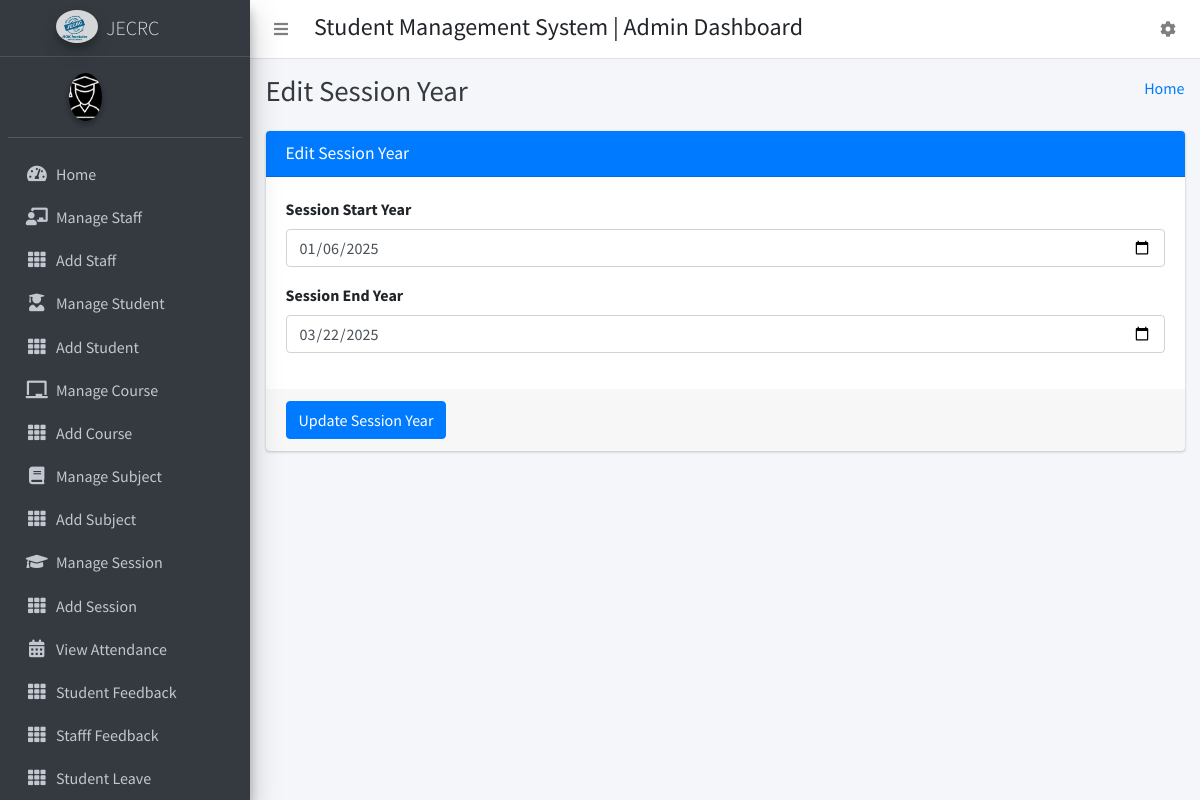
Screenshot of /edit_session/1 with the database file from the repository.
### CollegeManagementapp/models.py (models this page shows)
class SessionYearModel(models.Model):
    id = models.AutoField(primary_key=True)
    session_start_year = models.DateField()
    session_end_year = models.DateField()
    objects = models.Manager()

### CollegeManagementapp/HodViews.py (the view)
# urls.py: path('edit_session/<session_id>', HodViews.edit_session, name="edit_session"),
def edit_session(request, session_id):
    session_year = SessionYearModel.objects.get(id=session_id)
    context = {
        "session_year": session_year
    }
    return render(request, "hod_template/edit_session_template.html", context)

### CollegeManagementapp/templates/hod_template/edit_session_template.html (shortened to what this page needs)
{% extends 'hod_template/base_template.html' %}
{% block page_title %}
    Edit Session Year
{% endblock page_title %}
{% block main_content %}
{% load static %}
<section class="content">
        <div class="container-fluid">
            <div class="row">
                <div class="col-md-12">
                    <div class="card card-primary">
                    <div class="card-header">
                        <h3 class="card-title">Edit Session Year</h3>
                    </div>
                    <form role="form" method="POST" action="{% url 'edit_session_save' %}">
                        <div class="card-body">
                            <div class="form-group">
                                <label>Session Start Year </label>
                                <input type="date" class="form-control" name="session_start_year" value="{{ session_year.session_start_year|date:'Y-m-d' }}">
                            </div>
                            <div class="form-group">
                                <label>Session End Year </label>
                                <input type="date" class="form-control" name="session_end_year" value="{{ session_year.session_end_year|date:'Y-m-d' }}">
                            </div>
                        </div>
                        <div class="card-footer">
                        <button type="submit" class="btn btn-primary">Update Session Year</button>
                        </div>
                    </form>
                    </div>
                </div>
            </div>
        </div>
      </section>
  {% endblock main_content %}

### rows the page displays
SessionYearModel: session_start_year "01/06/2025", session_end_year "03/22/2025"
